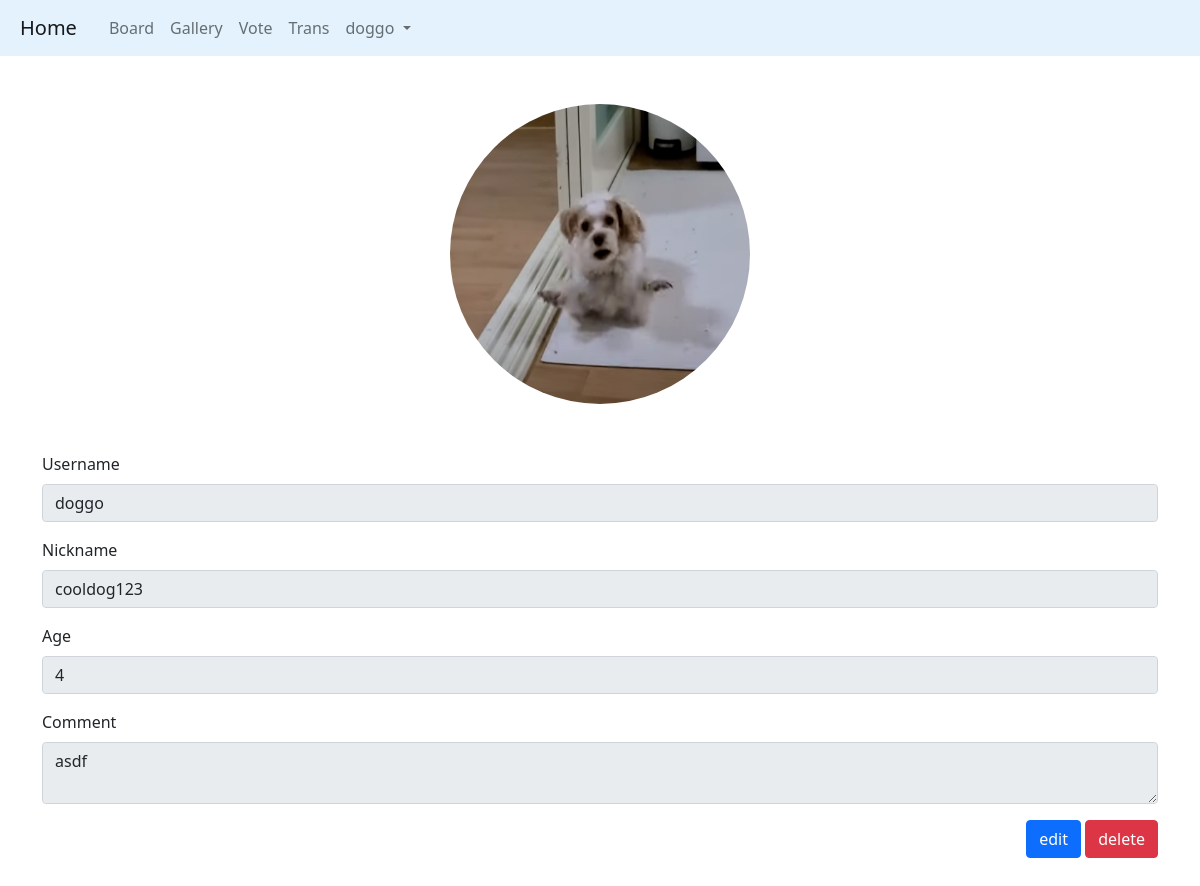
/profile/ (signed in), run on the app's committed database.
### acc/models.py (models this page shows)
class User(AbstractUser):
    nickname = models.CharField(max_length=100)
    age = models.IntegerField(default=0)
    comment = models.TextField(blank=True)
    pic = models.ImageField(upload_to="user/%y/%m", default="none.png")
    point = models.IntegerField(default=0)

### acc/views.py (the view)
# urls.py: path('profile/', views.profile, name="profile"),
def profile(request):
    if not(request.user.username):
        return redirect('acc:login')
    return render(request, 'acc/profile.html')

### template/acc/profile.html
{% extends 'index.html' %}
{% block content %}
    <div class="container mt-5 mb-5">
        <div class="text-center mb-5">
            <img src="{{ request.user.pic.url }}" class="rounded-circle col" height="300" width="300">
        </div>
        <div class="mb-3">
            <label for="exampleInputEmail1" class="form-label">Username</label>
            <input type="text" disabled value="{{ user.username }}" class="form-control" id="exampleInputEmail1" aria-describedby="emailHelp">
        </div>
        <div class="mb-3">
            <label for="exampleInputEmail1" class="form-label">Nickname</label>
            <input type="text" disabled value="{{ user.nickname }}" class="form-control" id="exampleInputEmail1" aria-describedby="emailHelp">
        </div>
        <div class="mb-3">
            <label for="exampleInputEmail1" class="form-label">Age</label>
            <input type="text" disabled value="{{ user.age }}" class="form-control" id="exampleInputEmail1" aria-describedby="emailHelp">
        </div>
        <div class="mb-3">
            <label for="exampleInputEmail1" class="form-label">Comment</label>
            <textarea disabled class="form-control">{{ user.comment }}</textarea>
        </div>
        <div class="text-end mt-3">
            <a href="{% url 'acc:update' %}"><button class="btn btn-primary">edit</button></a>
            <a href="{% url 'acc:delete' %}"><button class="btn btn-danger">delete</button></a>
        </div>
    </div>
{% endblock %}

### template/index.html (shortened to what this page needs)
<!doctype html>
<html lang="en">
  <head>
    <link href="https://cdn.jsdelivr.net/npm/bootstrap@5.1.1/dist/css/bootstrap.min.css" rel="stylesheet">
  </head>
  <body>
    {%if request.user.is_authenticated%}
    <nav class="navbar navbar-expand-lg navbar-light" style="background-color: #e3f2fd;">
        <div class="container-fluid">
            <div class="" id="navbarSupportedContent">
                <ul class="navbar-nav me-auto mb-2 mb-lg-0">
                    <li class="nav-item">
                        <a class="nav-link active navbar-brand" aria-current="page" href="{% url 'acc:index' %}">Home</a>
                    </li>
                    <li class="nav-item">
                        <a class="nav-link" aria-current="page" href="{% url 'board:index' %}">Board</a>
                    </li>
                    <li class="nav-item">
                        <a class="nav-link" aria-current="page" href="{% url 'acc:signup' %}">Gallery</a>
                    </li>
                    <li class="nav-item">
                        <a class="nav-link" aria-current="page" href="{% url 'vote:index' %}">Vote</a>
                    </li>
                    <li class="nav-item">
                        <a class="nav-link" aria-current="page" href="{% url 'trans:index' %}">Trans</a>
                    </li>
                    <li class="nav-item dropdown">
                        <a class="nav-link dropdown-toggle" href="#" id="navbarDropdown" role="button" data-bs-toggle="dropdown" aria-expanded="false">
                            {{ user.username }}
                        </a>
                    </li>
            </div>
        </div>
    </nav>
    {%endif%}
    {% block content %}{% endblock %}
  </body>
</html>

### data on the page
User: username "doggo", user.pic (picture), nickname "cooldog123", age "4", comment "asdf"
